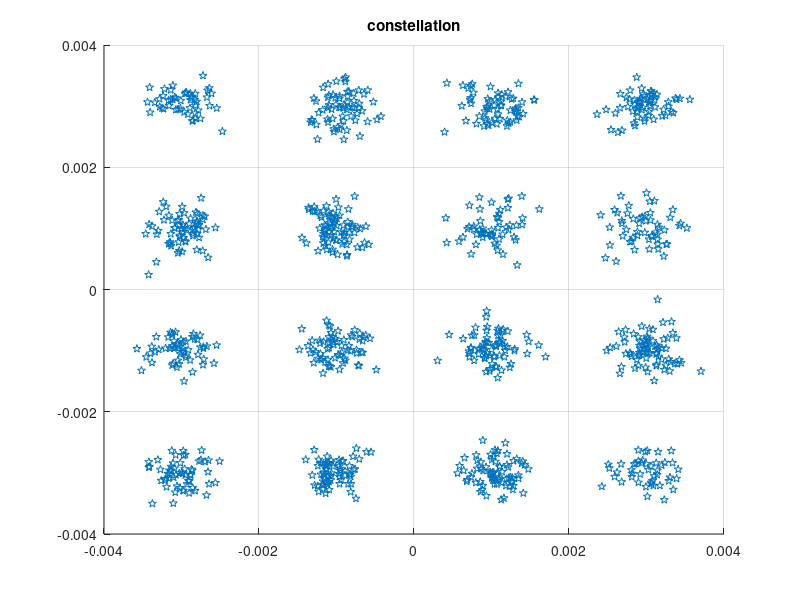

Recreate this plot in MATLAB.
% 16-QAM 星座圖
% 16-QAM passband 波形加 AWGN（Es/N0 = 20 dB），以 correlator 取得 I/Q
% 輸出：接收端星座圖
clear;
clc;
f = 3e6;
T = 1e-6;
fs = 1e8;
num = 1000;
t = 0 : 1/fs : T-1/fs;
t_total = 0 : 1/fs : (num*T)-1/fs;
Es = 1e-6;
EsN0 = 20;
QAMw = zeros(1, length(t_total));
m = (sign(randn(1, num)) + 2*sign(randn(1, num))) + 1i*(1*(sign(randn(1, num)) + 2*sign(randn(1, num))));

for i = 1:num
    QAMw(1,(i-1)*length(t)+1 : i*length(t))...
        = real(m(i)).*sqrt(Es).*sqrt(2/T).*cos(2*pi*f*t)+imag(m(i)).*sqrt(Es).*sqrt(2/T).*sin(2*pi*f*t);
end
E = (QAMw*QAMw')./num;
noise = sqrt((0.5.*10^(-EsN0 ./ 10))*E);
n = noise .* randn(size(QAMw));
recieve_QAMw = QAMw + n ;

I = zeros(num,length(t));
Q = zeros(num,length(t));
for i = 1:num
    r = recieve_QAMw(1,(i-1)*length(t)+1 : i*length(t));
    I(i,:) = sum(r .* sqrt(2/T) .* cos(2*pi*f*t)).*(1/fs); 
    Q(i,:) = sum(r .* sqrt(2/T) .* sin(2*pi*f*t)).*(1/fs);  
end
y = I(:,1)*1 + Q(:,1)*1i ;

figure;
scatter(real(y),imag(y),'p')
title('constellation');
grid on;
